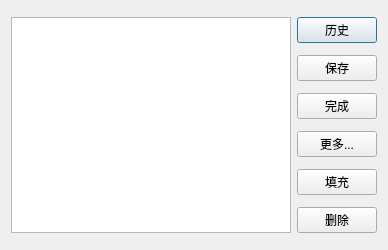
<?xml version="1.0" encoding="UTF-8"?>
<ui version="4.0">
 <class>dialog</class>
 <widget class="QDialog" name="dialog">
  <property name="geometry">
   <rect>
    <x>0</x>
    <y>0</y>
    <width>388</width>
    <height>250</height>
   </rect>
  </property>
  <property name="sizePolicy">
   <sizepolicy hsizetype="Preferred" vsizetype="Preferred">
    <horstretch>0</horstretch>
    <verstretch>0</verstretch>
   </sizepolicy>
  </property>
  <property name="windowTitle">
   <string>Dialog</string>
  </property>
  <layout class="QGridLayout" name="gridLayout" columnstretch="1,0">
   <item row="0" column="0" rowspan="6">
    <widget class="dragdropQTableView" name="Onduty_tableView">
     <property name="sizePolicy">
      <sizepolicy hsizetype="Minimum" vsizetype="Minimum">
       <horstretch>0</horstretch>
       <verstretch>0</verstretch>
      </sizepolicy>
     </property>
     <property name="acceptDrops">
      <bool>true</bool>
     </property>
     <property name="sizeAdjustPolicy">
      <enum>QAbstractScrollArea::AdjustToContentsOnFirstShow</enum>
     </property>
     <property name="dragEnabled">
      <bool>true</bool>
     </property>
     <property name="dragDropMode">
      <enum>QAbstractItemView::DragDrop</enum>
     </property>
     <property name="defaultDropAction">
      <enum>Qt::MoveAction</enum>
     </property>
     <property name="selectionMode">
      <enum>QAbstractItemView::SingleSelection</enum>
     </property>
     <attribute name="horizontalHeaderVisible">
      <bool>false</bool>
     </attribute>
     <attribute name="verticalHeaderVisible">
      <bool>false</bool>
     </attribute>
    </widget>
   </item>
   <item row="0" column="1">
    <widget class="QPushButton" name="history_pb">
     <property name="text">
      <string>历史</string>
     </property>
    </widget>
   </item>
   <item row="1" column="1">
    <widget class="QPushButton" name="save_pb">
     <property name="text">
      <string>保存</string>
     </property>
    </widget>
   </item>
   <item row="2" column="1">
    <widget class="QPushButton" name="cancel_pb">
     <property name="text">
      <string>完成</string>
     </property>
    </widget>
   </item>
   <item row="3" column="1">
    <widget class="QPushButton" name="more_pb">
     <property name="focusPolicy">
      <enum>Qt::NoFocus</enum>
     </property>
     <property name="text">
      <string>更多...</string>
     </property>
    </widget>
   </item>
   <item row="4" column="1">
    <widget class="QPushButton" name="fill_pb">
     <property name="text">
      <string>填充</string>
     </property>
    </widget>
   </item>
   <item row="5" column="1">
    <widget class="QPushButton" name="delete_pb">
     <property name="text">
      <string>删除</string>
     </property>
    </widget>
   </item>
  </layout>
 </widget>
 <customwidgets>
  <customwidget>
   <class>dragdropQTableView</class>
   <extends>QTableView</extends>
   <header>windows.dropableTableView</header>
  </customwidget>
 </customwidgets>
 <resources/>
 <connections/>
</ui>
